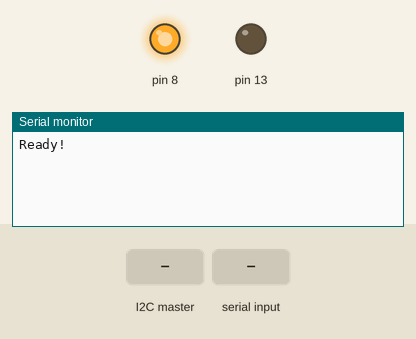
Bench run of a sketch on a simulated Arduino Uno, built with avr-gcc and run on an emulated ATmega328P. Parts: output pins drawn as LEDs (lit = HIGH), the last lines printed to the serial monitor. The inputs (shaded band) are chosen by the test bench.

Above: at 1.2 s.
1.3 s: the I2C master sends the byte 1
At 2.1 s:
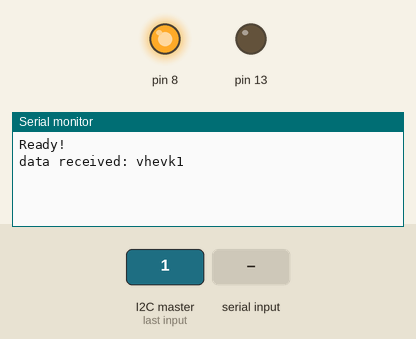
2.8 s: byte 30 received over Serial
At 4.1 s:
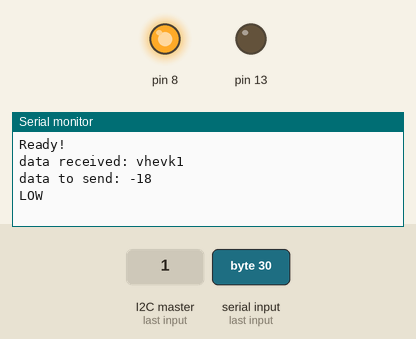

The sketch:

i2c_arduino_to_rpi.ino
```cpp
#include <Wire.h>
#define SLAVE_ADDRESS 0x04
int number = 0;
int state = 0;
void setup() {
  pinMode(13, OUTPUT);
  pinMode(8,OUTPUT);
  digitalWrite(8, HIGH);
  Serial.begin(9600); // start serial for output
  // initialize i2c as slave
  Wire.begin(SLAVE_ADDRESS);
  // define callbacks for i2c communication
  Wire.onReceive(receiveData);
  Wire.onRequest(sendData);
  Serial.println("Ready!");
}
void loop() {
  delay(100);
}
// callback for received data
void receiveData(){
  while(Wire.available()) {
    number = Wire.read();
    Serial.print("data received: vhevk");
    Serial.println(number);
    //sendData();
  }
}
// callback for sending data
void sendData(){
  Wire.write(number);
}

void ISRR(){
  digitalWrite(8, LOW);
  Serial.println("LOW");
  delayMicroseconds(400);
  digitalWrite(8, HIGH);

}

void serialEvent(){
  while(Serial.available()){
    number = Serial.read();
    number -= 48;
    Serial.print("data to send: ");
    Serial.println(number);
    ISRR();
  }
}
```

Measured:
- after the input at 1.3 s, the serial monitor: prints a new line at once (image 1)
- after the input at 2.8 s, the serial monitor: prints a new line after 0.10 s (image 2)
